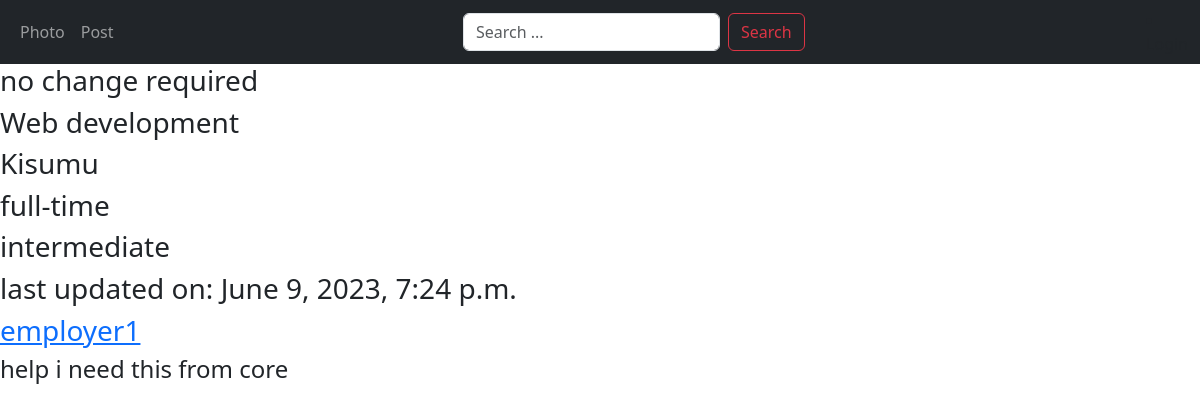
The app's page /web-development/no-change-required, older data.
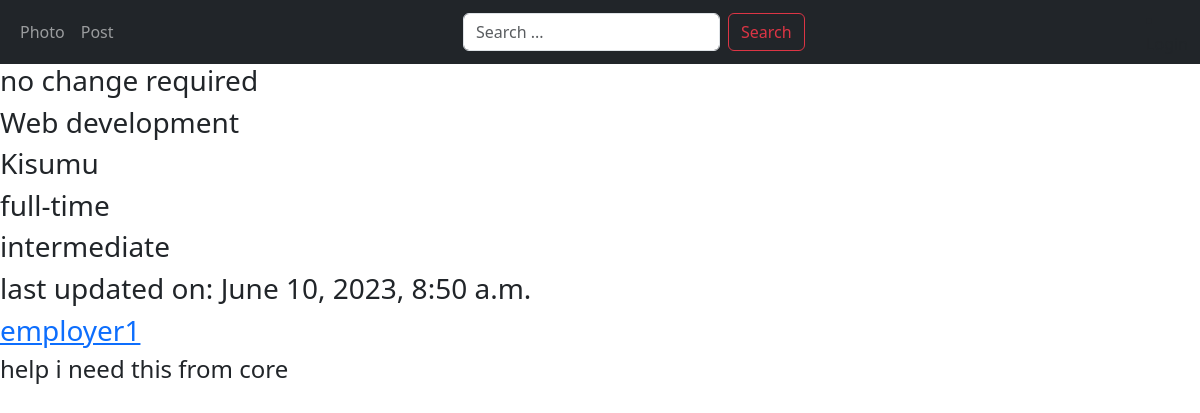
The same page, newer data.
### job/models.py (models this page shows, shortened)
class Job(models.Model):
    positions = (
        ("junior", "junior"),
        ("intermediate", "intermediate"),
        ("senior", "senior"),
        ("expart", "expart"),
    )
    contaract_types = (
        ("remote", "remote"),
        ("part-time", "part-time"),
        ("full-time", "full-time"),
        ("negotiations", "negotiations"),
    )
    employer = models.ForeignKey(
        Employer, on_delete=models.CASCADE, related_name="jobs"
    )
    job_category = models.ForeignKey(
        Category,
        related_name="jobs",
        on_delete=models.CASCADE,
    )
    job_title = models.CharField(
        max_length=200,
    )
    slug = models.CharField(max_length=200, null=True)
    job_location = models.CharField(max_length=200)
    contract_type = models.CharField(max_length=200, choices=contaract_types)
    position = models.CharField(max_length=200, choices=positions)
    job_description = models.TextField()
    created_at = models.DateTimeField(
        auto_now_add=True,
        null=True,
    )
    updated_at = models.DateTimeField(auto_now=True, null=True)

class Category(models.Model):
    title = models.CharField(
        max_length=200,
    )
    slug = models.CharField(max_length=200, null=True)
    class Meta:
        verbose_name_plural = "Categories"
    def __str__(self) -> str:
        return self.title

### users/models.py (models this page shows, shortened)
class CustomUser(AbstractUser, PermissionsMixin):
    type_user = (
        ("Admin", "Admin"),
        ("applicant", "Applicant"),
        ("Employer", "Employer"),
    )
    username = models.CharField(max_length=200, unique=True)
    email = models.EmailField(max_length=50, unique=True)
    full_name = models.CharField(max_length=200)
    is_active = models.BooleanField(default=True)
    is_staff = models.BooleanField(default=False)
    is_superuser = models.BooleanField(default=False)
    is_admin = models.BooleanField(default=False)
    date_joined = models.DateTimeField(auto_now_add=True, null=True)
    last_login = models.DateTimeField(auto_now=True, null=True)
    user_type = models.CharField(max_length=200, choices=type_user)
    USERNAME_FIELD = "email"
    REQUIRED_FIELDS = ["username", "full_name"]

### job/views.py (the view)
def job_detail(request, job_category_slug, slug):
    job_detail = get_object_or_404(Job, slug=slug)
    return render(request, "job/job_detail.html", {"job": job_detail})

### templates/job/job_detail.html (shortened to what this page needs)
{% extends "core/base.html" %} {% block title%}Details{% endblock %} {% load
crispy_forms_tags %} {% block content %}
<h3>{{job.job_title}}</h3>
<h3>{{job.job_category}}</h3>
<h3>{{job.job_location}}</h3>
<h3>{{job.contract_type}}</h3>
<h3>{{job.position}}</h3>
<h3>last updated on: {{job.updated_at}}</h3>
<a href="{% url 'employer_profile_detail' job.employer.id%}"
  ><h3>{{job.employer.full_name}}</h3></a
>
<h1 class="h4">help i need this from core</h1>
{% endblock %}

Row changes from the older to the newer data that the page shows:
changed Job "no change required": updated_at "June 9, 2023, 7:24 p.m." → "June 10, 2023, 8:50 a.m."
